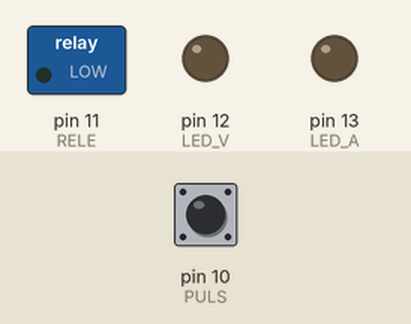
Recording of a sketch running on a simulated Arduino Uno, built with avr-gcc and run on an emulated ATmega328P. Shown: switched loads named in the sketch (green lamp = pin HIGH), output pins drawn as LEDs (lit = HIGH). The test bench sets the inputs (shaded band); at power-on: pin 10 (PULS) HIGH.

Above: at 1.2 s.
1.3 s: pin 10 (PULS) pulled LOW for 0.15 s
At 1.9 s:
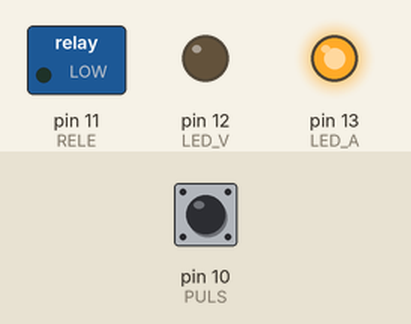
At 7.6 s:
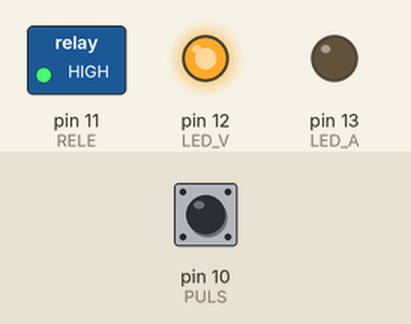
Timing chart, 0 to 12.8 s (numbered marks = the images above; inputs shaded):
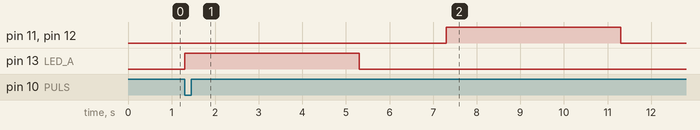

The sketch:

Codigo.ino
```cpp
/*
Esta practica consistia en condicionar el funcionamiento de
una secuencia de pilotos anteriormente echa en practicas mediante
un pulsador que bloque su funcionamiento; Cuando el pulsador este
desactivado el sistema funciona con normalidad segun la secuencia
programada, en caso de que se pulse este inabilita o sistema.

Autor: Brais Rey Mirón
Fecha: 13 / Enero / 2025
*/

#define LED_A 13
#define LED_V 12
#define RELE  11
#define PULS  10

bool pulsador = 0;
int tempo = 4000;

void setup() {
  pinMode(LED_A, OUTPUT);
  pinMode(LED_V, OUTPUT);
  pinMode(RELE, OUTPUT);
  pinMode(PULS, INPUT);
}

void loop() {
  pulsador = digitalRead(PULS);
  if (pulsador != 1) { // Condicion (SI) para activar
  leds_on();
 }
}
void leds_on() {
   digitalWrite(LED_A, HIGH); // Activación led amarillo
   delay(tempo); // Espera por 4000 milisegundo(s)
   digitalWrite(LED_A, LOW); // Desactivación led amarillo
   delay(tempo/2); // Espera por 2000 milisegundomilisegundo(s)
   digitalWrite(RELE, HIGH); // Activación rele
   digitalWrite(LED_V, HIGH); // Activación led verde
   delay(tempo); // Espera por 4000 milisegundo(s)
   digitalWrite(RELE, LOW); // Desactivación rele
   digitalWrite(LED_V, LOW); // Desactivación led verde
   delay(tempo/2); // Espera por 2000 milisegundo(s)
}
```

Measured:
- after the input at 1.3 s, pin 11 (RELE), pin 12 (LED_V): LOW → HIGH after 6.0 s, → LOW 4.0 s later; pin 13 (LED_A): LOW → HIGH at once, → LOW 4.0 s later
